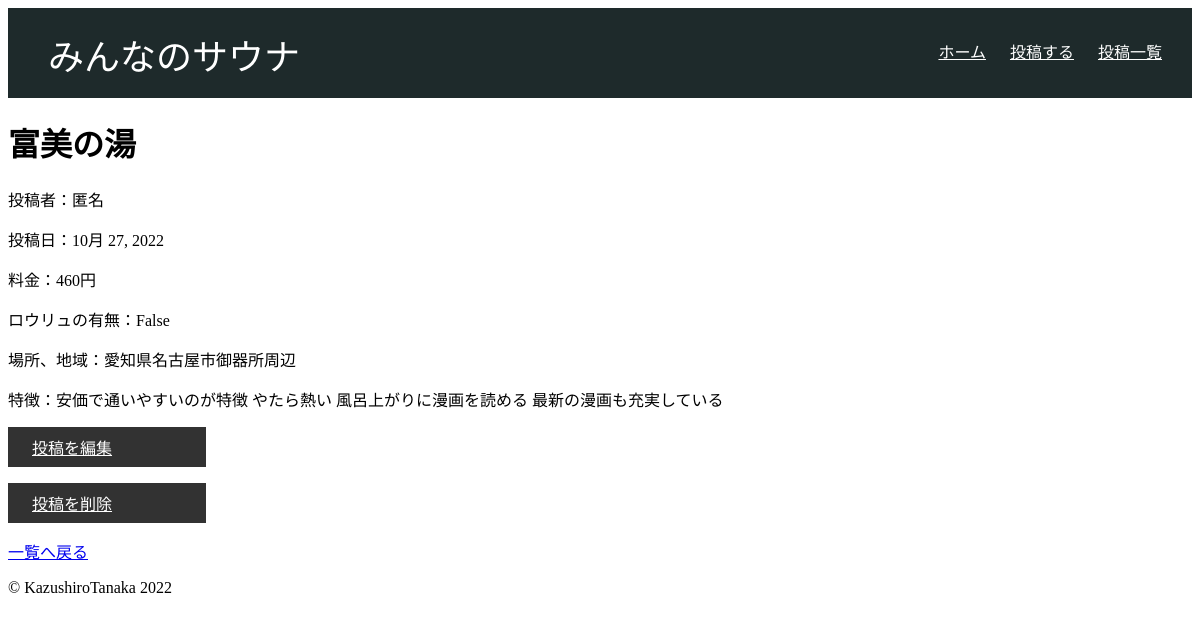
/detail/4/, run on the app's committed database.
### blog/models.py (models this page shows, shortened)
class SaunaImformation(models.Model):
    ROURYU_CHOICE = (
        (True,'あり'),
        (False,'なし'),
    )
    name = models.CharField( max_length=100)
    author = models.CharField( max_length=100, default = "")
    created = models.DateField(default = date.today)
    fee =  models.CharField(max_length=100,default = " ")
    rouryu = models.BooleanField(choices=ROURYU_CHOICE)
    place = models.CharField(max_length = 50)
    FreeText =  models.TextField()

### blog/views.py (the view)
# urls.py: path('detail/<int:pk>/',views.Sauna_Detail.as_view(),name='detail'),
class Sauna_Detail(DetailView):
    model = models.SaunaImformation
    context_object_name = "sauna"
    template_name = "blog/sauna_detail.html"

### blog/templates/blog/sauna_detail.html
{% extends "blog/base.html" %}
{% block main %}
<h1>{{sauna.name}}</h1>
<p>投稿者：{{sauna.author}}</p>
<p>投稿日：{{sauna.created}}</p>
<p>料金：{{sauna.fee}}</p>
<p>ロウリュの有無：{{sauna.rouryu}}</p>
<p>場所、地域：{{sauna.place}}</p>
<p>特徴：{{sauna.FreeText}}</p>
<p><a class='btn' href="{% url 'update' pk=sauna.pk%}">投稿を編集</a></p>
<p><a class='btn' href="{% url 'delete' pk=sauna.pk%}">投稿を削除</a></p>
<p><a  href="{% url 'list'%}">一覧へ戻る</a></p>
{% endblock %}

### blog/static/main.css (style rules this page uses)
.btn { padding:8px 24px 8px 24px; color:white; display:inline-block; opacity:0.8; background-color:black; width: 150px; }

### data on the page
SaunaImformation: name "富美の湯", author "匿名", created "10月 27, 2022", fee "460円", rouryu "False", place "愛知県名古屋市御器所周辺", FreeText "安価で通いやすいのが特徴 やたら熱い 風呂上がりに漫画を読める 最新の漫画も充実している"
